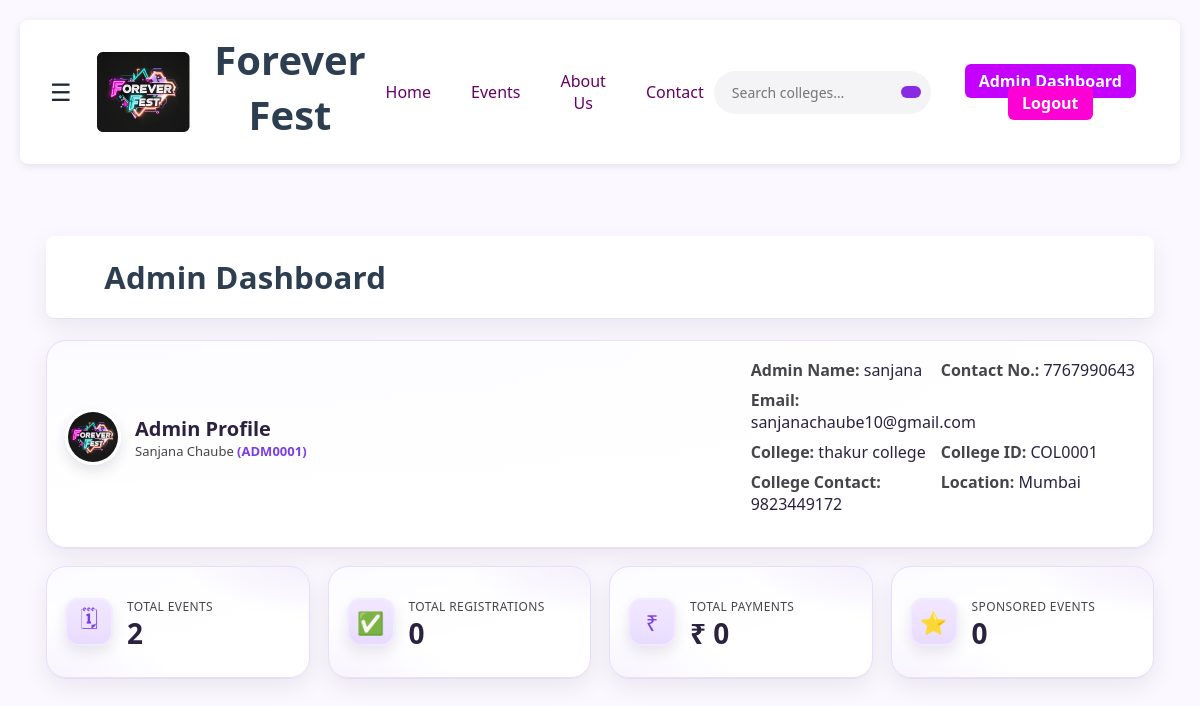
The app's page /admin-dashboard/ (signed in) with its own data.
### accounts/models.py (models this page shows, shortened)
class AdminProfile(models.Model):
    GENDER_CHOICES = [('M','Male'), ('F','Female'), ('O','Other')]
    full_name  = models.CharField(max_length=100)
    admin_name = models.CharField(max_length=50)
    contact_no = models.CharField(max_length=15)
    email      = models.EmailField(unique=True)
    gender     = models.CharField(max_length=1, choices=GENDER_CHOICES)
    password   = models.CharField(max_length=128)
    admin_id   = models.CharField(max_length=10, unique=True, default=generate_admin_id)
    created_at = models.DateTimeField(auto_now_add=True)

### colleges/models.py (models this page shows, shortened)
class College(models.Model):
    college_id  = models.CharField(max_length=20, primary_key=True, unique=True, default=generate_college_id)
    name        = models.CharField(max_length=100, unique=True)
    contact_no  = models.CharField(max_length=15, blank=True, null=True)
    email       = models.EmailField(max_length=120, blank=True, null=True)
    location    = models.CharField(max_length=120, blank=True, null=True)
    owner_admin = models.OneToOneField(
    AdminProfile, on_delete=models.CASCADE, related_name='college',
    null=True, blank=True
    )
    created_at = models.DateTimeField(auto_now_add=True)

### accounts/views.py (the view)
def admin_dashboard(request):
    admin_id = request.session.get("admin_id")
    if not admin_id:
        return redirect("admin_login")
    try:
        admin = AdminProfile.objects.get(admin_id=admin_id)
    except AdminProfile.DoesNotExist:
        messages.error(request, "Session invalid. Please log in again.")
        return redirect("admin_login")
    total_events = Event.objects.count()
    total_registrations = Registration.objects.count()
    total_payments = (
        Payment.objects.aggregate(total=Sum("amount")).get("total") or 0
    )
    try:
        total_sponsored = Event.objects.filter(is_sponsored=True).count()
    except Exception:
        total_sponsored = 0
    context = {
        "admin": admin,
        "college": getattr(admin, "college", None),
        "stats": {
            "total_events": total_events,
            "total_registrations": total_registrations,
            "total_payments": total_payments,
            "total_sponsored": total_sponsored,
        },
    }
    return render(request, "accounts/admin_dashboard.html", context)

### accounts/templates/accounts/admin_dashboard.html (shortened to what this page needs)
{% extends "accounts/base.html" %}
{% load static %}
{% block content %}
<link rel="stylesheet" href="{% static 'css/admin_dashboard.css' %}">
<section class="ad-wrap">
  <div class="container">
    <header class="ad-header">
      <h1 class="ad-title"> &nbsp; &nbsp; &nbsp; &nbsp;Admin Dashboard</h1>
    </header>
    <div class="ad-grid">
      <article class="ad-card ad-card--profile">
        <div class="ad-card-head">
          <div class="ad-head-left">
            <img class="ad-avatar" src="{% static 'image/logo.png' %}" alt="avatar">
            <div>
              <h2 class="ad-card-title">Admin Profile</h2>
              <div class="ad-sub">{{ admin.full_name }} <span class="ad-id">({{ admin.admin_id }})</span></div>
            </div>
          </div>
        <div class="ad-lines">
          <div><span class="k">Admin Name:</span> <span class="v">{{ admin.admin_name }}</span></div>
          <div><span class="k">Contact No.:</span> <span class="v">{{ admin.contact_no|default:"—" }}</span></div>
          <div><span class="k">Email:</span> <span class="v">{{ admin.email }}</span></div>
          {% if college %}
            <div class="ad-divider"></div>
            <div><span class="k">College:</span> <span class="v">{{ college.name }}</span></div>
            <div><span class="k">College ID:</span> <span class="v">{{ college.college_id }}</span></div>
            <div><span class="k">College Contact:</span> <span class="v">{{ college.contact_no|default:"—" }}</span></div>
            <div><span class="k">Location:</span> <span class="v">{{ college.location|default:"—" }}</span></div>
          {% else %}
            <div class="ad-muted">No college linked to this admin.</div>
          {% endif %}
        </div>
      </article>
      <article class="ad-card ad-metric">
        <div class="ad-metric-icon">🗓</div>
        <div class="ad-metric-body">
          <div class="ad-metric-label">Total Events</div>
          <div class="ad-metric-value">{{ stats.total_events }}</div>
        </div>
      </article>
      <article class="ad-card ad-metric">
        <div class="ad-metric-icon">✅</div>
        <div class="ad-metric-body">
          <div class="ad-metric-label">Total Registrations</div>
          <div class="ad-metric-value">{{ stats.total_registrations }}</div>
        </div>
      </article>
      <article class="ad-card ad-metric">
        <div class="ad-metric-icon">₹</div>
        <div class="ad-metric-body">
          <div class="ad-metric-label">Total Payments</div>
          <div class="ad-metric-value">₹ {{ stats.total_payments|floatformat:0 }}</div>
        </div>
      </article>
      <article class="ad-card ad-metric">
        <div class="ad-metric-icon">⭐</div>
        <div class="ad-metric-body">
          <div class="ad-metric-label">Sponsored Events</div>
          <div class="ad-metric-value">{{ stats.total_sponsored }}</div>
        </div>
      </article>
    </div>
  </div>
</section>
{% endblock %}

### static/css/style.css (style rules this page uses)
body { font-family: 'Inter', sans-serif; margin: 0; padding: 0; background: #fffafc; }
body { background: #F7F8FC; }
body, html { height: 100%; margin: 0; }
:root { --primary-color: #2c3e50; --secondary-color: #3498db; --accent-color: #e74c3c; --light-color: #f5f7fa; --dark-color: #2c4e50; --shadow: 0 4px 6px rgba(0,0,0,.1); --radius: 8px; --page-max-width: 1200px; }
* { margin: 0; padding: 0; box-sizing: border-box; font-family: 'Segoe UI', Tahoma, Geneva, Verdana, sans-serif; }
body { background: var(--light-color); color: var(--dark-color); padding: 20px; }
header { text-align: center; margin-bottom: 40px; padding: 20px 0; background: #fff; box-shadow: var(--shadow); border-radius: var(--radius); }
h1 { color: var(--primary-color); font-size: 2.5rem; margin-bottom: 10px; }
body { margin: 0; font-family: 'Inter', sans-serif; background: #fffafc; color: #222; }

### static/css/admin_dashboard.css (style rules this page uses)
:root { --bg:#fbf8ff; --card:#fff; --ink:#2b2240; --muted:#464549; --brand-1:#7b3fe4; --brand-2:#9a6cff; --accent:#e9ddff; --ring:rgba(123,63,228,.25); --shadow:0 8px 24px rgba(34,18,51,.08), 0 1px 0 rgba(34,18,51,.04); --radius-xl:20px; --radius-lg:16px; --radius-md:12px; }
body { background:var(--bg); color:var(--ink); }
.ad-wrap { padding:32px 0 64px; }
.container { max-width:1140px; margin:0 auto; padding:0 16px; }
.ad-header { display:flex; align-items:center; justify-content:space-between; gap:16px; margin-bottom:22px; }
.ad-title { margin:0; font-size:clamp(24px,2.6vw,36px); font-weight:900; letter-spacing:.2px; }
.ad-grid { display:grid; grid-template-columns:repeat(12,1fr); gap:18px; align-items:start; }
.ad-card--profile { grid-column:span 12; }
.ad-metric { grid-column:span 3; }
.ad-card { background: linear-gradient(180deg,#ffffffcc,#fffffffa) padding-box, radial-gradient(100% 100% at 0% 0%,#efe9ff,#ffffff) border-box; border:1px solid var(--accent); border-radius:var(--radius-xl); box-shadow:var(--shadow); padding:18px; }
.ad-card-head { display:flex; align-items:center; justify-content:space-between; gap:14px; margin-bottom:14px; }
.ad-head-left { display:flex; align-items:center; gap:14px; }
.ad-avatar { width:56px; height:56px; border-radius:50%; object-fit:cover; border:3px solid #fff; box-shadow:0 6px 14px rgba(34,18,51,.12); }
.ad-card-title { margin:0; font-size:20px; font-weight:800; }
.ad-sub { font-size:13px; color:var(--muted); }
.ad-id { font-weight:700; color:var(--brand-1); }
.ad-lines { display:grid; grid-template-columns:180px 1fr; row-gap:8px; column-gap:10px; }
.ad-lines .k { color:var(--muted); font-weight:700; }
.ad-lines .v { color:var(--ink); }
.ad-metric { position:relative; overflow:hidden; min-height:112px; display:flex; align-items:center; gap:14px; padding:18px; }
.ad-metric::after { content:""; position:absolute; inset:0; pointer-events:none; background: radial-gradient(120% 120% at 110% -10%, rgba(123,63,228,.10), transparent 50%), radial-gradient(120% 120% at -10% 110%, rgba(154,108,255,.10), transparent 50%); }
.ad-metric-icon { flex:0 0 auto; width:48px; height:48px; border-radius:14px; display:grid; place-items:center; font-size:22px; background:linear-gradient(180deg,#f1e8ff,#e9ddff); color:var(--brand-1); box-shadow:inset 0 0 0 2px #f3ecff, 0 6px 14px rgba(34,18,51,.10); }
.ad-metric-body { display:flex; flex-direction:column; gap:4px; }
.ad-metric-label { font-size:12px; letter-spacing:.4px; color:var(--muted); text-transform:uppercase; }
.ad-metric-value { font-size:28px; line-height:1; font-weight:900; }

### records on screen
AdminProfile: full_name "Sanjana Chaube", admin_id "ADM0001", admin_name "sanjana", contact_no "7767990643", email "sanjanachaube10@gmail.com"
College: name "thakur college", college_id "COL0001", contact_no "9823449172", location "Mumbai"

### other values on screen
{{ stats.total_events }} "2"
{{ stats.total_registrations }} "0"
{{ stats.total_payments|floatformat:0 }} "0"
{{ stats.total_sponsored }} "0"
